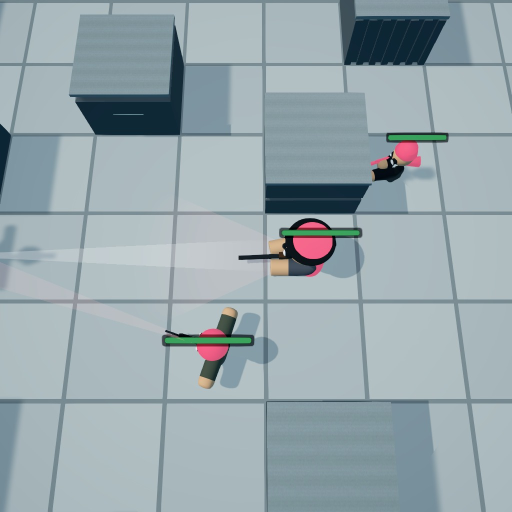
#> input picture Captures/AbilityJuice/shots/r3/grenade/f0013.jpg, 1024 x 1024 px, found by its file name (shown at 1/2 size)
$ python _ad_hue.py
#> lines starting #> are read from the running program, lines starting #| are printed output that depends on the picture; after the words box and inside, x2 and y2 are one past the last pixel; in counts of white or black regions, pixels touching at a corner belong together; pictures that were not available may be replaced by others from this repository, and a replacement may not be noted
#> call 2 of load, with shot = 'death', i = 0
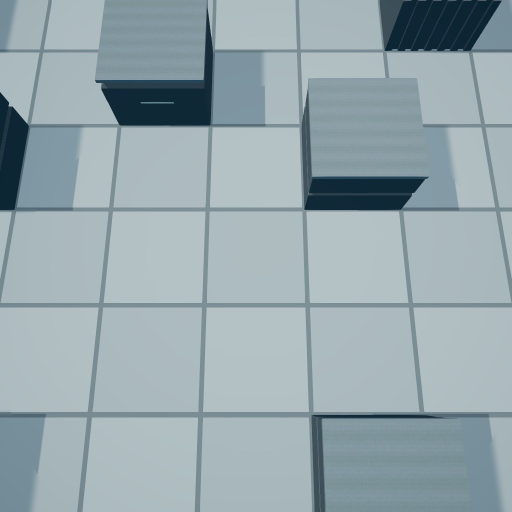
#> input picture Captures/AbilityJuice/shots/r3/aftermath/f0005.jpg, 1024 x 1024 px, given in place of f0000.jpg, which was not available (shown at 1/2 size)
#> in win, `return a[max(0, cy-h):min(H, cy+h), max(0, cx-h):min(W, cx+h)]`:
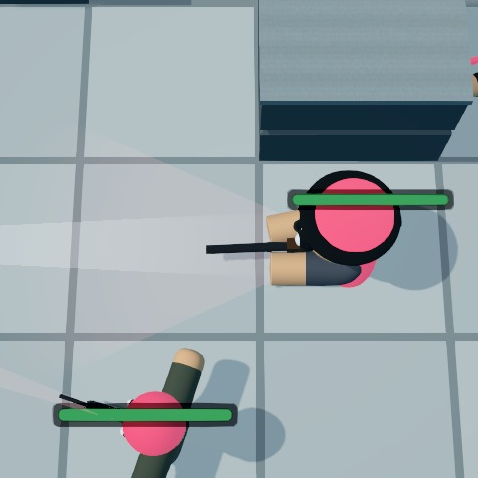
#> returned value: shape (478, 478, 3) float32; mean of channels 0, 1, 2 153.5, 164.6, 169.3; drawn as R, G, B
#> call 2 of win, with shot = 'death', cells = 2.2, dy = 0
#> in win (call 2), `return a[max(0, cy-h):min(H, cy+h), max(0, cx-h):min(W, cx+h)]`:
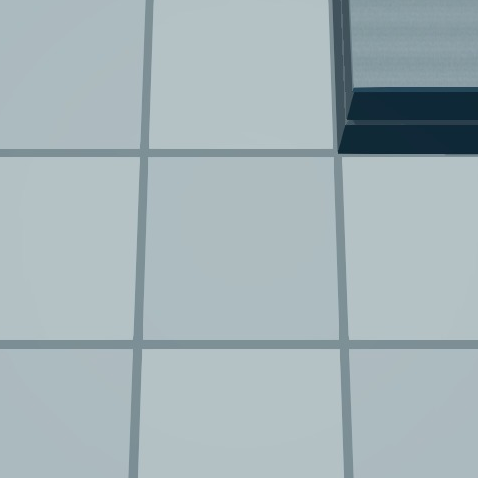
#> returned value: shape (478, 478, 3) float32; mean of channels 0, 1, 2 164.1, 179.1, 183.7; drawn as R, G, B
import numpy as np
from PIL import Image
import os

BASE = os.path.dirname(os.path.abspath(__file__))
SH = os.path.join(BASE, 'shots', 'r3')
PITCH = {'death': 218.0, 'pogo': 158.0}
CEN = {'death': (510, 505), 'pogo': (765, 505)}


def load(shot, i):
    return np.asarray(Image.open(os.path.join(SH, shot, 'f%04d.jpg' % i)).convert('RGB')).astype(np.float32)


def lum(a):
    return 0.2126*a[..., 0]+0.7152*a[..., 1]+0.0722*a[..., 2]
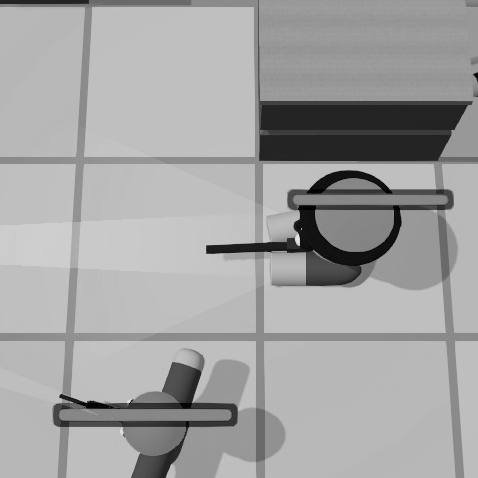
#> returned value: shape (478, 478) float32; min 0.144, max 231.9, mean 162.6


def win(shot, a, cells, dy=0):
    p = PITCH[shot]; cx, cy = CEN[shot]; cy += dy; h = int(cells*p/2)
    H, W = a.shape[:2]
    return a[max(0, cy-h):min(H, cy+h), max(0, cx-h):min(W, cx+h)]


def hsv(px):
    px = px/255.0
    mx = px.max(1); mn = px.min(1); d = np.maximum(mx-mn, 1e-6)
    s = (mx-mn)/np.maximum(mx, 1e-4)
    r, g, b = px[:, 0], px[:, 1], px[:, 2]
    h = np.zeros_like(mx)
    k = (mx == r); h[k] = ((g-b)[k]/d[k]) % 6
    k = (mx == g) & ~(mx == r); h[k] = ((b-r)[k]/d[k])+2
    k = (mx == b) & ~(mx == r) & ~(mx == g); h[k] = ((r-g)[k]/d[k])+4
    return h*60, s, mx*255


print('opaque smoke/dust material only:  changed, 30 <= L <= 120, excludes badge and black shards')
print('%-12s %8s %7s %7s %7s %8s' % ('', 'n_px', 'hue25', 'hue50', 'hue75', 'sat50'))
buckets = {}
for shot, frames, cells in (('death', [13, 14, 16, 20, 26], 2.2), ('pogo', [45, 47, 48, 50, 58], 2.6)):
    for f in frames:
        a = load(shot, f); c = load(shot, 0)
        r = win(shot, a, cells); rc = win(shot, c, cells)
        L = lum(r)
        m = (np.abs(r-rc).max(-1) > 26) & (L >= 30) & (L <= 120)
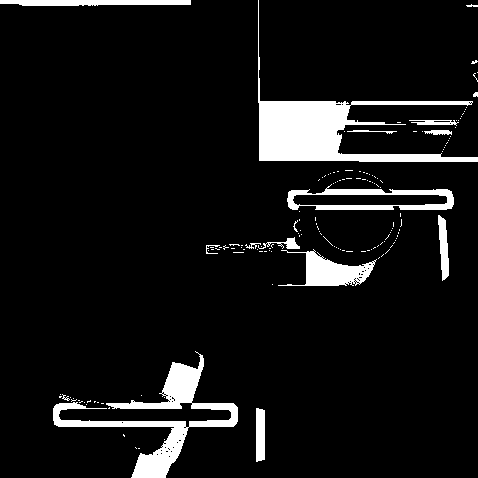
#> m: shape (478, 478) bool; 7.9% white; 154 white regions (137 under 20 px), largest, box (x1, y1, x2, y2) and area: (258, 0, 478, 162) 6799, (53, 351, 238, 478) 4832, (287, 184, 454, 210) 1710
        h, s, v = hsv(r[m])
#> in hsv, `mx = px.max(1)`: mx = 17949 values, max 0.945 at index 16823, min 0.122 at index 10735, mean 0.33
#> in hsv, `mn = px.min(1)`: mn = 17949 values, max 0.459 at index 12570, min 0 at index 9337, mean 0.175
#> in hsv, `d = np.maximum(mx - mn, 1e-06)`: d = 17949 values, max 0.627 at index 16823, min 1e-06 at index 9909, mean 0.155
#> in hsv, `s = (mx-mn)/np.maximum(mx, 1e-4)`: s = 17949 values, max 1 at index 9337, min 0 at index 9909, mean 0.49
#> in hsv, `r, g, b = px[:, 0], px[:, 1], px[:, 2]`: r = 17949 values, max 0.945 at index 16823, min 0 at index 9337, mean 0.225; g = 17949 values, max 0.561 at index 9162, min 0.0471 at index 13978, mean 0.249; b = 17949 values, max 0.533 at index 10305, min 0.0392 at index 9342, mean 0.282
#> h = 17949 values, max 359.2 at index 9504, min 0 at index 9502, mean 204.4; v = 17949 values, max 241 at index 16823, min 31 at index 10735, mean 84.16
        # drop near-neutrals from the hue stat, they have no meaningful hue
        hh = h[s > 0.10]
#> hh = 17759 values, max 359.2 at index 9487, min 0 at index 9485, mean 205
        buckets.setdefault(shot, []).append(hh)
        print('%-12s %8d %7.0f %7.0f %7.0f %8.3f' % (
            '%s f%d' % (shot, f), m.sum(),
            np.percentile(hh, 25), np.percentile(hh, 50), np.percentile(hh, 75), np.median(s)))
#| death f13       17949     198     200     205    0.512
#> (the run stopped early here; a loop or call above may not have finished)
